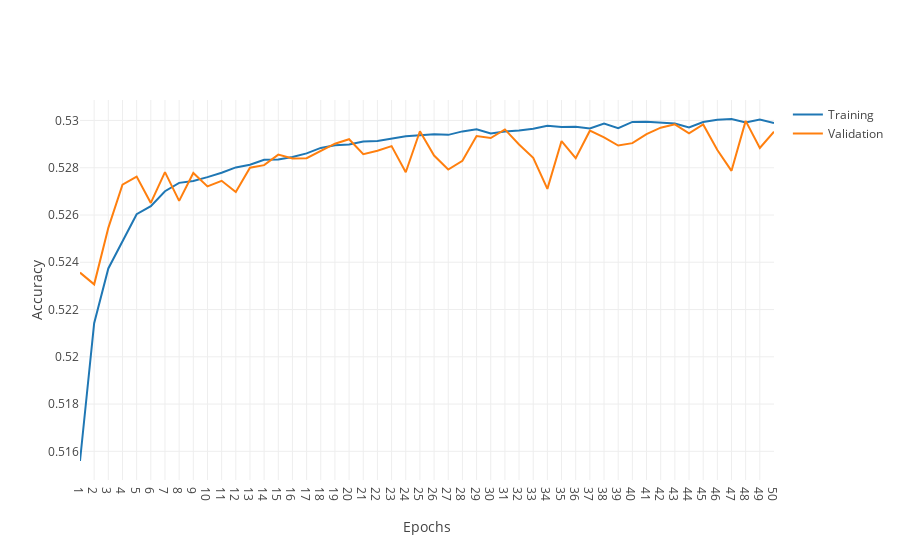

The notebook cell saved with this chart:
### Code cell
import plotly.graph_objects as go

epochs = list(range(1,len(fit_log_1_2.history['binary_accuracy'])+1))
training_accuracy = fit_log_1_2.history['binary_accuracy']
validation_accuracy = fit_log_1_2.history['val_binary_accuracy']

fig = go.Figure()
fig.add_trace(go.Scatter(
    x=epochs,
    y=training_accuracy,
    mode='lines',
    name='Training'))
fig.add_trace(go.Scatter(
    x=epochs,
    y=validation_accuracy,
    mode='lines',
    name='Validation'))
fig.update_layout(
    template='none',
    xaxis_title='Epochs',
    yaxis_title="Accuracy")
fig.update_xaxes(tick0=0, dtick=1)
# fig.update_yaxes(range=[0.5,1])
fig.show()
fig.write_image(f'../images/model_1_2_accuracy.png', scale=5)
pd.DataFrame({'epoch': epochs, 'training_accuracy':training_accuracy, 'validation_accuracy':validation_accuracy}).to_csv('../images/model_1_2_accuracy.csv', index=False)

### Figure 1 — Plotly figure (JSON) as saved in the notebook; plotly's stock layout.template omitted (floating-point values rounded to 4 significant figures)
{"data": [{"mode": "lines", "name": "Training", "type": "scatter", "x": [1, 2, 3, 4, 5, 6, 7, 8, 9, 10, 11, 12, 13, 14, 15, 16, 17, 18, 19, 20, 21, 22, 23, 24, 25, 26, 27, 28, 29, 30, 31, 32, 33, 34, 35, 36, 37, 38, 39, 40, 41, 42, 43, 44, 45, 46, 47, 48, 49, 50], "y": [0.5156, 0.5214, 0.5237, 0.5249, 0.526, 0.5264, 0.527, 0.5274, 0.5274, 0.5276, 0.5278, 0.528, 0.5281, 0.5283, 0.5283, 0.5285, 0.5286, 0.5288, 0.5289, 0.529, 0.5291, 0.5291, 0.5292, 0.5293, 0.5294, 0.5294, 0.5294, 0.5295, 0.5296, 0.5294, 0.5295, 0.5296, 0.5297, 0.5298, 0.5297, 0.5297, 0.5297, 0.5299, 0.5297, 0.5299, 0.5299, 0.5299, 0.5299, 0.5297, 0.5299, 0.53, 0.5301, 0.5299, 0.53, 0.5299]}, {"mode": "lines", "name": "Validation", "type": "scatter", "x": [1, 2, 3, 4, 5, 6, 7, 8, 9, 10, 11, 12, 13, 14, 15, 16, 17, 18, 19, 20, 21, 22, 23, 24, 25, 26, 27, 28, 29, 30, 31, 32, 33, 34, 35, 36, 37, 38, 39, 40, 41, 42, 43, 44, 45, 46, 47, 48, 49, 50], "y": [0.5236, 0.5231, 0.5255, 0.5273, 0.5276, 0.5265, 0.5278, 0.5266, 0.5278, 0.5272, 0.5274, 0.527, 0.528, 0.5281, 0.5286, 0.5284, 0.5284, 0.5287, 0.529, 0.5292, 0.5286, 0.5287, 0.5289, 0.5278, 0.5295, 0.5285, 0.5279, 0.5283, 0.5293, 0.5293, 0.5296, 0.529, 0.5284, 0.5271, 0.5291, 0.5284, 0.5296, 0.5293, 0.5289, 0.529, 0.5294, 0.5297, 0.5298, 0.5295, 0.5298, 0.5288, 0.5279, 0.53, 0.5288, 0.5295]}], "layout": {"xaxis": {"dtick": 1, "tick0": 0, "title": {"text": "Epochs"}}, "yaxis": {"title": {"text": "Accuracy"}}}}
